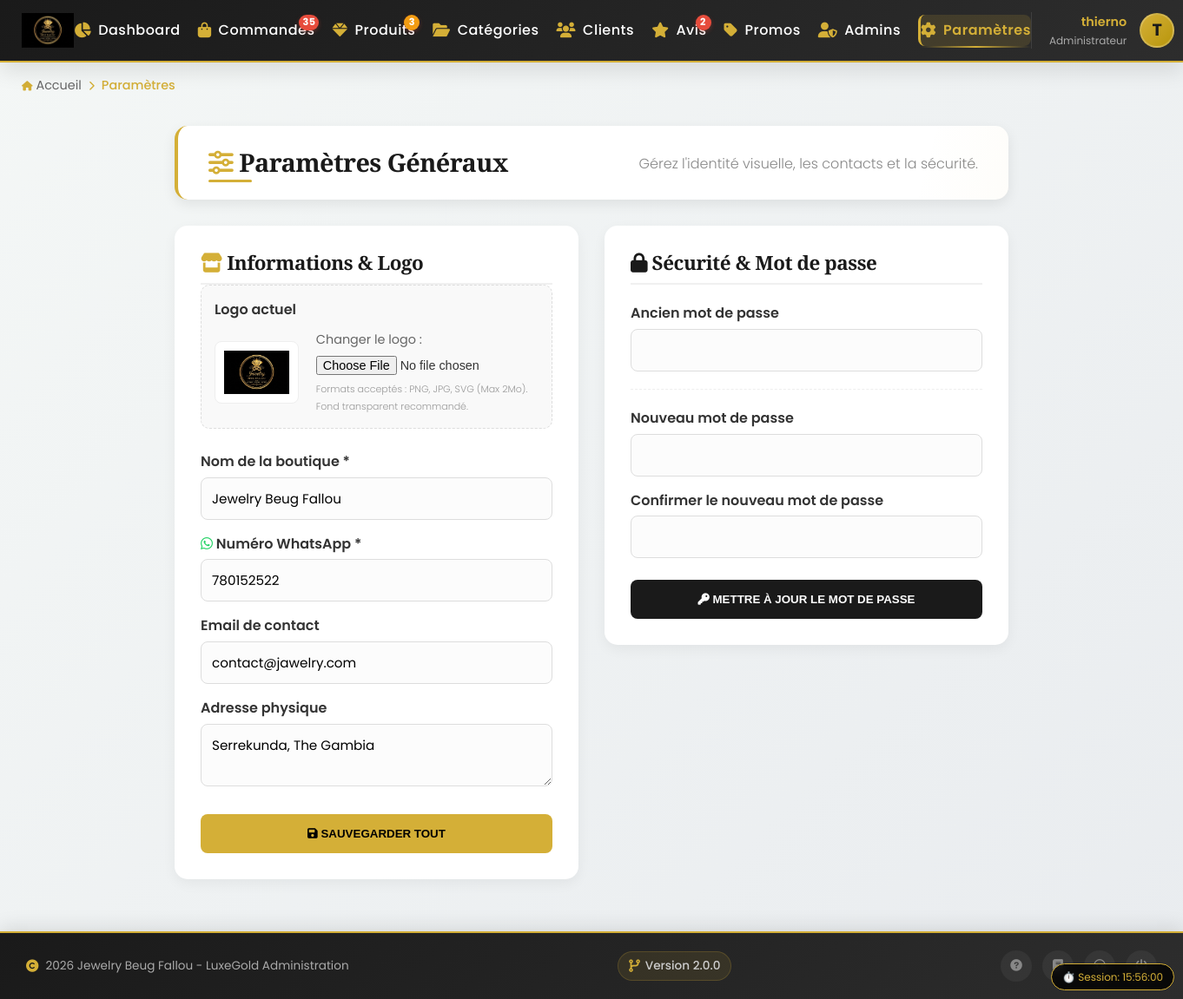
The app's page /admin/parametres.php (signed in) with its own data.
### tables this page shows
CREATE TABLE `parametres` (
  `id` int(11) NOT NULL DEFAULT 1,
  `nom_boutique` varchar(100) NOT NULL,
  `telephone_whatsapp` varchar(20) NOT NULL,
  `email_contact` varchar(150) DEFAULT NULL,
  `adresse_boutique` text DEFAULT NULL,
  `logo_filename` varchar(255) DEFAULT 'logo.png',
  PRIMARY KEY (`id`)
);

### config/db.php (called while the page is built, shortened)
<?php
$host = getenv('MYSQL_HOST') ?: 'localhost';
$db   = getenv('MYSQL_DB')   ?: 'luxegold_db';
$user = getenv('MYSQL_USER') ?: 'root';
$pass = getenv('MYSQL_PASS') ?: '';
$charset = 'utf8mb4';
$dsn = "mysql:host=$host;dbname=$db;charset=$charset";
$options = [
    PDO::ATTR_ERRMODE            => PDO::ERRMODE_EXCEPTION,
    PDO::ATTR_DEFAULT_FETCH_MODE => PDO::FETCH_ASSOC,
    PDO::ATTR_EMULATE_PREPARES   => false,
];
try {
     $pdo = new PDO($dsn, $user, $pass, $options);
} catch (\PDOException $e) {
     die("Erreur de connexion : " . $e->getMessage());
}
try {
    $stmtConfig = $pdo->query("SELECT * FROM parametres WHERE id = 1");
    $resultConfig = $stmtConfig->fetch(PDO::FETCH_ASSOC);
    if ($resultConfig) {
        $config_site = $resultConfig;
    }
} catch (PDOException $e) {
}
?>

### admin/parametres.php (the view, shortened to what this page needs)
<?php
require_once '../config/db.php';
$config = ['nom_boutique' => '', 'telephone_whatsapp' => '', 'email_contact' => '', 'adresse_boutique' => '', 'logo_filename' => 'logo.png'];
try {
    $stmt = $pdo->query("SELECT * FROM parametres WHERE id = 1");
    $result = $stmt->fetch(PDO::FETCH_ASSOC);
    if ($result) {
        $config = $result;
    }
} catch (PDOException $e) {
}
include 'includes/admin_header.php';
?>
<main class="dashboard-container" style="padding: 20px; max-width: 1000px; margin: 0 auto;">
    <div class="dashboard-header" style="margin-bottom: 30px;">
        <h1 style="font-family: 'Playfair Display', serif; margin: 0; font-size: 1.8rem;">
            <i class="fas fa-sliders-h" style="color: #d4af37;"></i> Paramètres Généraux
        </h1>
        <p style="color: #888; margin: 5px 0 0;">Gérez l'identité visuelle, les contacts et la sécurité.</p>
    </div>
    <div style="display: grid; grid-template-columns: repeat(auto-fit, minmax(400px, 1fr)); gap: 30px;">
        <div style="background: white; padding: 30px; border-radius: 15px; box-shadow: 0 5px 15px rgba(0,0,0,0.05);">
            <h2 style="font-family: 'Playfair Display', serif; font-size: 1.4rem; border-bottom: 2px solid #f0f0f0; padding-bottom: 10px; margin-top: 0;">
                <i class="fas fa-store" style="color: #d4af37;"></i> Informations & Logo
            </h2>
            <form method="POST" enctype="multipart/form-data">
                <div style="margin-bottom: 25px; background: #f9f9f9; padding: 15px; border-radius: 10px; border: 1px dashed #ddd;">
                    <label style="display: block; font-weight: 600; margin-bottom: 10px;">Logo actuel</label>
                    <div style="display: flex; align-items: center; gap: 20px;">
                        <div style="background: white; padding: 10px; border-radius: 8px; border: 1px solid #eee;">
                            <img src="../assets/img/<?= htmlspecialchars($config['logo_filename'] ?? 'logo.png') ?>" alt="Logo actuel" style="height: 50px; width: auto; display: block;">
                        </div>
                        <div style="flex: 1;">
                            <label style="display: block; font-size: 0.9rem; margin-bottom: 5px; color: #666;">Changer le logo :</label>
                            <input type="file" name="nouveau_logo" accept="image/png, image/jpeg, image/svg+xml" style="width: 100%; font-size: 0.9rem;">
                            <p style="font-size: 11px; color: #999; margin: 5px 0 0;">Formats acceptés : PNG, JPG, SVG (Max 2Mo). Fond transparent recommandé.</p>
                        </div>
                    </div>
                </div>
                <div style="margin-bottom: 15px;">
                    <label style="display: block; font-weight: 600; margin-bottom: 5px;">Nom de la boutique *</label>
                    <input type="text" name="nom_boutique" value="<?= htmlspecialchars($config['nom_boutique']) ?>" required style="width: 100%; padding: 12px; border-radius: 8px; border: 1px solid #ddd; box-sizing: border-box;">
                </div>
                <div style="margin-bottom: 15px;">
                    <label style="display: block; font-weight: 600; margin-bottom: 5px;">
                        <i class="fab fa-whatsapp" style="color: #25D366;"></i> Numéro WhatsApp *
                    </label>
                    <input type="text" name="telephone_whatsapp" value="<?= htmlspecialchars($config['telephone_whatsapp']) ?>" required style="width: 100%; padding: 12px; border-radius: 8px; border: 1px solid #ddd; box-sizing: border-box;">
                </div>
                <div style="margin-bottom: 15px;">
                    <label style="display: block; font-weight: 600; margin-bottom: 5px;">Email de contact</label>
                    <input type="email" name="email_contact" value="<?= htmlspecialchars($config['email_contact']) ?>" style="width: 100%; padding: 12px; border-radius: 8px; border: 1px solid #ddd; box-sizing: border-box;">
                </div>
                <div style="margin-bottom: 25px;">
                    <label style="display: block; font-weight: 600; margin-bottom: 5px;">Adresse physique</label>
                    <textarea name="adresse_boutique" rows="2" style="width: 100%; padding: 12px; border-radius: 8px; border: 1px solid #ddd; box-sizing: border-box; font-family: inherit;"><?= htmlspecialchars($config['adresse_boutique']) ?></textarea>
                </div>
                <button type="submit" style="width: 100%; padding: 15px; background: #d4af37; color: black; border: none; border-radius: 8px; font-weight: bold; cursor: pointer; transition: 0.3s;">
                    <i class="fas fa-save"></i> SAUVEGARDER TOUT
                </button>
            </form>
        </div>
        <div style="background: white; padding: 30px; border-radius: 15px; box-shadow: 0 5px 15px rgba(0,0,0,0.05); align-self: start;">
            <h2 style="font-family: 'Playfair Display', serif; font-size: 1.4rem; border-bottom: 2px solid #f0f0f0; padding-bottom: 10px; margin-top: 0;">
                <i class="fas fa-lock" style="color: #1a1a1a;"></i> Sécurité & Mot de passe
            </h2>
            <form method="POST">
                <div style="margin-bottom: 15px; margin-top: 20px;">
                    <label style="display: block; font-weight: 600; margin-bottom: 5px;">Ancien mot de passe</label>
                    <input type="password" name="old_pass" required style="width: 100%; padding: 12px; border-radius: 8px; border: 1px solid #ddd; box-sizing: border-box;">
                </div>
                <hr style="border: 0; border-top: 1px dashed #eee; margin: 20px 0;">
                <div style="margin-bottom: 15px;">
                    <label style="display: block; font-weight: 600; margin-bottom: 5px;">Nouveau mot de passe</label>
                    <input type="password" name="new_pass" required style="width: 100%; padding: 12px; border-radius: 8px; border: 1px solid #ddd; box-sizing: border-box;">
                </div>
                <div style="margin-bottom: 25px;">
                    <label style="display: block; font-weight: 600; margin-bottom: 5px;">Confirmer le nouveau mot de passe</label>
                    <input type="password" name="confirm_pass" required style="width: 100%; padding: 12px; border-radius: 8px; border: 1px solid #ddd; box-sizing: border-box;">
                </div>
                <button type="submit" style="width: 100%; padding: 15px; background: #1a1a1a; color: white; border: none; border-radius: 8px; font-weight: bold; cursor: pointer; transition: 0.3s;">
                    <i class="fas fa-key"></i> METTRE À JOUR LE MOT DE PASSE
                </button>
            </form>
        </div>
    </div>
</main>
<?php include 'includes/admin_footer.php'; ?>

### admin/includes/admin_header.php (shortened to what this page needs)
<!DOCTYPE html>
<html lang="fr">
<head>
    <link rel="stylesheet" href="https://cdnjs.cloudflare.com/ajax/libs/font-awesome/6.0.0/css/all.min.css">
    <link rel="stylesheet" href="../assets/css/admin.css">
    <link rel="stylesheet" href="../assets/css/style.css">
</head>
<body>
    <div class="admin-navbar">
        <div class="nav-container">
            <div class="nav-logo">
            <img src="../assets/img/<?= htmlspecialchars($config_site['logo_filename'] ?? 'logo.png') ?>" alt="<?= htmlspecialchars($config_site['nom_boutique'] ?? 'Jewelry Beug Fallou') ?>" style="height: 40px; width: auto;">            </div>
            <ul class="nav-menu" id="adminNavMenu">
                <li class="nav-item">
                    <a href="dashboard.php" class="nav-link <?= basename($_SERVER['PHP_SELF']) == 'dashboard.php' ? 'active' : '' ?>">
                        <i class="fas fa-chart-pie"></i>
                        <span>Dashboard</span>
                    </a>
                </li>
                <li class="nav-item">
                    <a href="commandes.php" class="nav-link <?= basename($_SERVER['PHP_SELF']) == 'commandes.php' ? 'active' : '' ?>">
                        <i class="fas fa-shopping-bag"></i>
                        <span>Commandes</span>
                        <?php
                        try {
                            $stmt = $pdo->query("SELECT COUNT(*) FROM commandes WHERE statut = 'en_attente'");
                            $pendingOrders = $stmt->fetchColumn();
                            if ($pendingOrders > 0) {
                                echo '<span class="nav-badge">' . $pendingOrders . '</span>';
                            }
                        } catch (Exception $e) {}
                        ?>
                    </a>
                </li>
                <li class="nav-item">
                    <a href="produits.php" class="nav-link <?= strpos($_SERVER['PHP_SELF'], 'produit') !== false ? 'active' : '' ?>">
                        <i class="fas fa-gem"></i>
                        <span>Produits</span>
                        <?php
                        try {
                            $stmt = $pdo->query("SELECT COUNT(*) FROM produits WHERE stock <= 2 AND stock > 0");
                            $lowStock = $stmt->fetchColumn();
                            if ($lowStock > 0) {
                                echo '<span class="nav-badge" style="background: #f39c12;">' . $lowStock . '</span>';
                            }
                        } catch (Exception $e) {}
                        ?>
                    </a>
                </li>
                <li class="nav-item">
                    <a href="categories.php" class="nav-link <?= strpos($_SERVER['PHP_SELF'], 'categorie') !== false ? 'active' : '' ?>">
                        <i class="fas fa-folder-open"></i>
                        <span>Catégories</span>
                    </a>
                </li>
                <li class="nav-item">
                    <a href="clients.php" class="nav-link <?= basename($_SERVER['PHP_SELF']) == 'clients.php' ? 'active' : '' ?>">
                        <i class="fas fa-users"></i>
                        <span>Clients</span>
                    </a>
                </li>
                <li class="nav-item">
                    <a href="gestion_avis.php" class="nav-link <?= basename($_SERVER['PHP_SELF']) == 'gestion_avis.php' ? 'active' : '' ?>">
                        <i class="fas fa-star"></i>
                        <span>Avis</span>
                        <?php
                        try {
                            $stmtAvisBadge = $pdo->query("SELECT COUNT(*) FROM avis WHERE statut = 'en_attente'");
                            $pendingAvis = $stmtAvisBadge->fetchColumn();
                            if ($pendingAvis > 0) {
                                echo '<span class="nav-badge" style="background: #e74c3c;">' . $pendingAvis . '</span>';
                            }
                        } catch (Exception $e) {}
                        ?>
                    </a>
                </li>
                <li class="nav-item">
                    <a href="promos.php" class="nav-link <?= basename($_SERVER['PHP_SELF']) == 'promos.php' ? 'active' : '' ?>">
                        <i class="fas fa-tag"></i>
                        <span>Promos</span>
                    </a>
                </li>
                <li class="nav-item">
                    <a href="ajouter_admin.php" class="nav-link <?= basename($_SERVER['PHP_SELF']) == 'ajouter_admin.php' ? 'active' : '' ?>">
                        <i class="fas fa-user-shield"></i>
                        <span>Admins</span>
                    </a>
                </li>
                <li class="nav-item">
                    <a href="parametres.php" class="nav-link <?= basename($_SERVER['PHP_SELF']) == 'parametres.php' ? 'active' : '' ?>">
                        <i class="fas fa-cog"></i>
                        <span>Paramètres</span>
                    </a>
                </li>
            </ul>
            <div class="nav-profile">
                <div class="profile-info">
                    <?php
                    $admin_nom = $_SESSION['admin_name'] ?? 'Admin';
                    $initial = strtoupper(substr($admin_nom, 0, 1));
                    ?>
                    <span class="profile-name"><?= htmlspecialchars($admin_nom) ?></span>
                    <span class="profile-role">Administrateur</span>
                </div>
                <div class="profile-avatar" title="<?= htmlspecialchars($admin_nom) ?>">
                    <?= $initial ?>
                </div>
            </div>
        </div>
    </div>
    <div class="breadcrumb">
        <div class="breadcrumb-container">
            <a href="dashboard.php"><i class="fas fa-home"></i> Accueil</a>
            <i class="fas fa-chevron-right"></i>
            <?php
            $current_page = basename($_SERVER['PHP_SELF'], '.php');
            $page_titles = [
                'dashboard' => 'Tableau de bord',
                'liste' => 'Liste des produits',
                'ajouter' => 'Ajouter un produit',
                'modifier' => 'Modifier un produit',
                'categories' => 'Gestion des catégories',
                'ajouter_categorie' => 'Créer une catégorie',
                'modifier_categorie' => 'Modifier une catégorie',
                'commandes' => 'Gestion des commandes',
                'promos' => 'Codes promo',
                'clients' => 'Clients',
                'gestion_avis' => 'Modération des avis',
                'ajouter_admin' => 'Administrateurs',
                'parametres' => 'Paramètres'
            ];
            $page_title = $page_titles[$current_page] ?? ucfirst($current_page);
            ?>
            <span class="breadcrumb-current"><?= htmlspecialchars($page_title) ?></span>
        </div>
    </div>

### admin/includes/admin_footer.php (shortened to what this page needs)
<footer class="admin-footer">
    <div class="footer-container">
        <div class="footer-copyright">
            <i class="fas fa-copyright"></i>
            <span><?= date('Y') ?> <?= htmlspecialchars($config_site['nom_boutique'] ?? 'Jewelry Beug Fallou') ?> - LuxeGold Administration</span>
        </div>
        <div class="footer-version">
            <i class="fas fa-code-branch"></i>
            <span>Version 2.0.0</span>
        </div>
        <div class="footer-links">
            <a href="#" class="footer-link" title="Aide">
                <i class="fas fa-question-circle"></i>
            </a>
            <a href="#" class="footer-link" title="Documentation">
                <i class="fas fa-book"></i>
            </a>
            <a href="#" class="footer-link" title="Support">
                <i class="fas fa-headset"></i>
            </a>
            <a href="logout.php" class="footer-link logout-link" title="Déconnexion" onclick="return confirm('Êtes-vous sûr de vouloir vous déconnecter ?')">
                <i class="fas fa-power-off"></i>
            </a>
        </div>
    </div>
    <div class="session-timer" id="sessionTimer" style="display: none;"></div>
</footer>
</body>
</html>

### records on screen
parametres: logo_filename (picture), nom_boutique "Jewelry Beug Fallou", telephone_whatsapp "780152522", email_contact "contact@jawelry.com", adresse_boutique "Serrekunda, The Gambia"

### other values on screen
$pendingOrders "35"
$lowStock "3"
$pendingAvis "2"
$admin_nom "thierno"
$initial "T"
$page_title "Paramètres"
